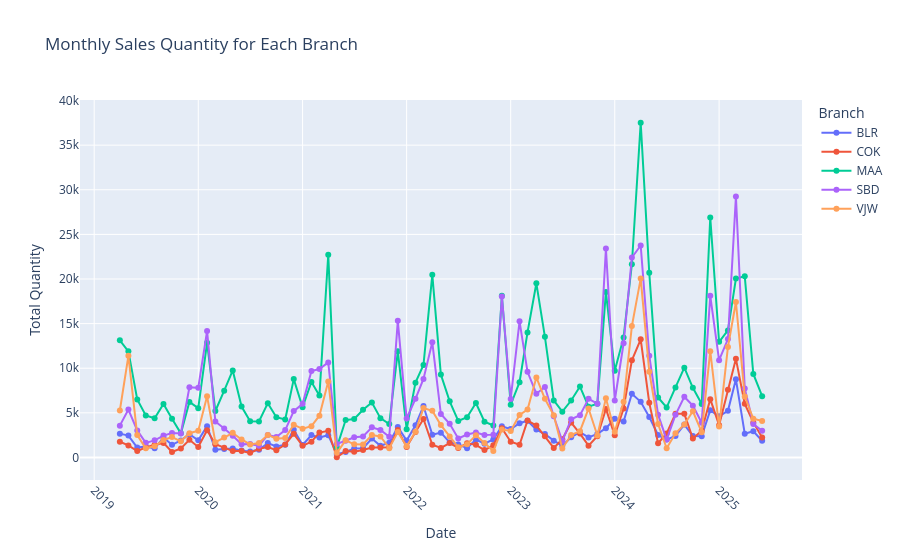

Notebook code for this chart:
### Code cell
import plotly.express as px

# Ensure YearMonth is string for axis labeling
qty_grouped['Date'] = qty_grouped['Date'].astype(str)

fig = px.line(
    qty_grouped, 
    x='Date', 
    y='Qty', 
    color='Branch',
    title='Monthly Sales Quantity for Each Branch',
    labels={'YearMonth': 'Year-Month', 'Qty': 'Total Quantity', 'Branch': 'Branch'},
    markers=True
)
fig.update_layout(
    xaxis=dict(tickangle=45),
    legend_title_text='Branch',
    hovermode='x unified'
)
fig.show()
